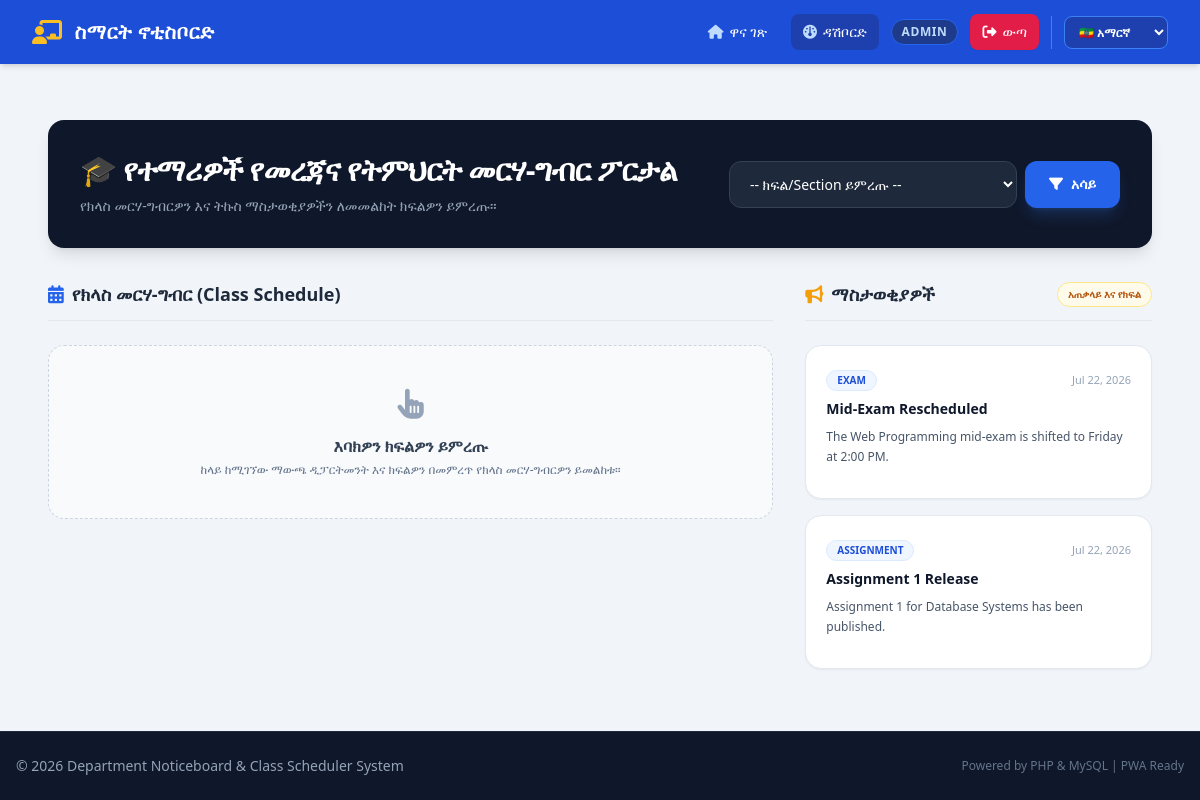
The page / (signed in) on the database its author committed.
### tables this page shows
CREATE TABLE notices (
    id INT AUTO_INCREMENT PRIMARY KEY,
    title VARCHAR(200) NOT NULL,
    content TEXT NOT NULL,
    category ENUM('Exam', 'Assignment', 'Make-up Class', 'General') NOT NULL DEFAULT 'General',
    target_section_id INT NULL,  
    author_id INT NOT NULL,
    attachment_path VARCHAR(255) NULL,
    created_at TIMESTAMP DEFAULT CURRENT_TIMESTAMP,
    FOREIGN KEY (target_section_id) REFERENCES sections(id) ON DELETE CASCADE,
    FOREIGN KEY (author_id) REFERENCES users(id) ON DELETE CASCADE
);

### index.php (the view, shortened to what this page needs)
<?php
require_once 'config/db.php';
$selected_section_id = $_GET['section_id'] ?? '';
$notices   = [];
$schedules = [];
if (isset($pdo) && $pdo !== null) {
    try {
        if (!empty($selected_section_id)) {
            $stmtNotice = $pdo->prepare("
                SELECT n.*, u.full_name as author_name
                FROM notices n
                LEFT JOIN users u ON n.author_id = u.id
                WHERE (n.target_section_id = :sec_id OR n.target_section_id IS NULL OR n.target_section_id = '')
                ORDER BY n.created_at DESC
            ");
            $stmtNotice->execute(['sec_id' => $selected_section_id]);
            $notices = $stmtNotice->fetchAll();
        } else {
            $notices = $pdo->query("
                SELECT n.*, u.full_name as author_name
                FROM notices n
                LEFT JOIN users u ON n.author_id = u.id
                ORDER BY n.created_at DESC
                LIMIT 10
            ")->fetchAll();
        }
    } catch (PDOException $e) {
        $error = "መረጃዎችን ማምጣት አልተቻለም፡ " . $e->getMessage();
    }
}
include_once 'includes/header.php';
?>
<div class="max-w-7xl mx-auto px-4 py-8">
    <div class="bg-slate-900 rounded-2xl p-6 md:p-8 text-white mb-8 shadow-lg flex flex-col md:flex-row justify-between items-center gap-6">
        <div>
            <h1 class="text-2xl md:text-3xl font-extrabold tracking-tight">🎓 የተማሪዎች የመረጃና የትምህርት መርሃ-ግብር ፖርታል</h1>
            <p class="text-slate-400 text-sm mt-2">የክላስ መርሃ-ግብርዎን እና ትኩስ ማስታወቂያዎችን ለመመልከት ክፍልዎን ይምረጡ።</p>
        </div>
        <form method="GET" action="index.php" class="w-full md:w-auto flex flex-col sm:flex-row gap-2">
            <select name="section_id" required class="bg-slate-800 text-white text-sm border border-slate-700 rounded-xl px-4 py-3 focus:outline-none focus:border-blue-500 w-full md:w-72">
                <option value="">-- ክፍል/Section ይምረጡ --</option>
            </select>
            <button type="submit" class="bg-blue-600 hover:bg-blue-700 text-white font-bold px-6 py-3 rounded-xl transition text-sm flex items-center justify-center gap-2 shadow-lg shadow-blue-500/20">
                <i class="fa-solid fa-filter"></i> አሳይ
            </button>
        </form>
    </div>
    <div class="grid grid-cols-1 lg:grid-cols-3 gap-8">
        <div class="lg:col-span-2 space-y-6">
            <div class="flex items-center justify-between border-b border-slate-200 pb-3">
                <h2 class="text-lg font-bold text-slate-800 flex items-center gap-2">
                    <i class="fa-solid fa-calendar-days text-blue-600"></i> የክላስ መርሃ-ግብር (Class Schedule)
                </h2>
            </div>
            <?php if (!empty($selected_section_id)): ?>
                <?php if (!empty($schedules)): ?>
                    <div class="bg-white rounded-2xl border border-slate-200 shadow-sm overflow-hidden">
                        <div class="overflow-x-auto">
                            <table class="w-full text-sm text-left text-slate-600">
                                <thead class="text-xs uppercase bg-slate-100 text-slate-700 border-b border-slate-200">
                                    <tr>
                                        <th class="p-4">ቀን (Day)</th>
                                        <th class="p-4">ሰዓት (Time)</th>
                                        <th class="p-4">ኮርስ (Course)</th>
                                        <th class="p-4">መምህር (Instructor)</th>
                                        <th class="p-4">ክፍል (Room)</th>
                                    </tr>
                                </thead>
                                <tbody class="divide-y divide-slate-100">
                                    <?php foreach ($schedules as $sch): ?>
                                        <tr class="hover:bg-slate-50/80 transition">
                                            <td class="p-4 font-bold text-slate-800">
                                                <span class="bg-slate-100 px-2.5 py-1 rounded-lg border border-slate-200">
                                                    <?= htmlspecialchars($sch['day_of_week']); ?>
                                                </span>
                                            </td>
                                            <td class="p-4 text-slate-600 whitespace-nowrap font-medium">
                                                <i class="fa-regular fa-clock text-slate-400 mr-1"></i>
                                                <?= htmlspecialchars($sch['start_time']); ?> - <?= htmlspecialchars($sch['end_time']); ?>
                                            </td>
                                            <td class="p-4">
                                                <div class="font-bold text-blue-600"><?= htmlspecialchars($sch['course_code']); ?></div>
                                                <div class="text-xs text-slate-500"><?= htmlspecialchars($sch['course_title']); ?></div>
                                            </td>
                                            <td class="p-4 font-medium text-slate-700">
                                                <?= htmlspecialchars($sch['instructor_name']); ?>
                                            </td>
                                            <td class="p-4">
                                                <span class="bg-emerald-50 text-emerald-700 text-xs font-semibold px-2.5 py-1 rounded-md border border-emerald-200 whitespace-nowrap">
                                                    <?= htmlspecialchars($sch['building_name']); ?> (<?= htmlspecialchars($sch['room_number']); ?>)
                                                </span>
                                            </td>
                                        </tr>
                                    <?php endforeach; ?>
                                </tbody>
                            </table>
                        </div>
                    </div>
                <?php else: ?>
                    <div class="bg-amber-50 border border-amber-200 rounded-2xl p-8 text-center">
                        <i class="fa-solid fa-calendar-xmark text-amber-500 text-3xl mb-2"></i>
                        <h3 class="text-sm font-bold text-amber-900">ምንም የተመዘገበ የክላስ መርሃ-ግብር አልተገኘም!</h3>
                        <p class="text-xs text-amber-700 mt-1">ለዚህ ክፍል እስካሁን የክላስ ሰሌዳ አልተዘጋጀም ወይም አልተመዘገበም።</p>
                    </div>
                <?php endif; ?>
            <?php else: ?>
                <div class="bg-slate-50 border border-dashed border-slate-300 rounded-2xl p-10 text-center">
                    <i class="fa-solid fa-hand-pointer text-slate-400 text-3xl mb-3 animate-bounce"></i>
                    <h3 class="text-base font-bold text-slate-700">እባክዎን ክፍልዎን ይምረጡ</h3>
                    <p class="text-xs text-slate-500 mt-1">ከላይ ከሚገኘው ማውጫ ዲፓርትመንት እና ክፍልዎን በመምረጥ የክላስ መርሃ-ግብርዎን ይመልከቱ።</p>
                </div>
            <?php endif; ?>
        </div>
        <div class="space-y-6">
            <div class="border-b border-slate-200 pb-3 flex items-center justify-between">
                <h2 class="text-lg font-bold text-slate-800 flex items-center gap-2">
                    <i class="fa-solid fa-bullhorn text-amber-500"></i> ማስታወቂያዎች
                </h2>
                <span class="text-[10px] bg-amber-50 text-amber-700 font-semibold px-2.5 py-1 rounded-full border border-amber-200">
                    አጠቃላይ እና የክፍል
                </span>
            </div>
            <?php if (!empty($notices)): ?>
                <div class="space-y-4">
                    <?php foreach ($notices as $notice): ?>
                        <?php $isGeneral = empty($notice['target_section_id']); ?>
                        <div class="bg-white rounded-2xl p-5 border <?= $isGeneral ? 'border-amber-300 bg-amber-50/20' : 'border-slate-200'; ?> shadow-sm hover:shadow-md transition relative overflow-hidden">
                            <div class="flex items-center justify-between mb-2 mt-1">
                                <span class="text-[10px] font-extrabold uppercase px-2.5 py-0.5 rounded-full <?= $isGeneral ? 'bg-amber-100 text-amber-800 border border-amber-200' : 'bg-blue-50 text-blue-700 border border-blue-100'; ?>">
                                    <?= htmlspecialchars($notice['category'] ?? ($isGeneral ? 'Academic Calendar' : 'Section Notice')); ?>
                                </span>
                                <span class="text-[11px] text-slate-400">
                                    <?= date('M d, Y', strtotime($notice['created_at'] ?? 'now')); ?>
                                </span>
                            </div>
                            <h3 class="font-bold text-slate-900 text-sm mb-2">
                                <?= htmlspecialchars($notice['title']); ?>
                            </h3>
                            <p class="text-xs text-slate-600 leading-relaxed mb-3">
                                <?= nl2br(htmlspecialchars($notice['content'])); ?>
                            </p>
                        </div>
                    <?php endforeach; ?>
                </div>
            <?php else: ?>
                <div class="bg-slate-50 border border-slate-200 rounded-2xl p-6 text-center text-slate-500 text-xs">
                    ምንም የወጣ ማስታወቂያ የለም።
                </div>
            <?php endif; ?>
        </div>
    </div>
</div>
<?php include_once 'includes/footer.php'; ?>

### rows shown on the page
notices: category "EXAM", created_at "Jul 22, 2026", title "Mid-Exam Rescheduled", content "The Web Programming mid-exam is shifted to Friday at 2:00 PM."
notices: category "ASSIGNMENT", created_at "Jul 22, 2026", title "Assignment 1 Release", content "Assignment 1 for Database Systems has been published."

### other values the page prints
$t['brand'] "ስማርት ኖቲስቦርድ"
$t['feed'] "ዋና ገጽ"
$t['dashboard'] "ዳሽቦርድ"
$_SESSION['role'] "ADMIN"
$t['logout'] "ውጣ"
